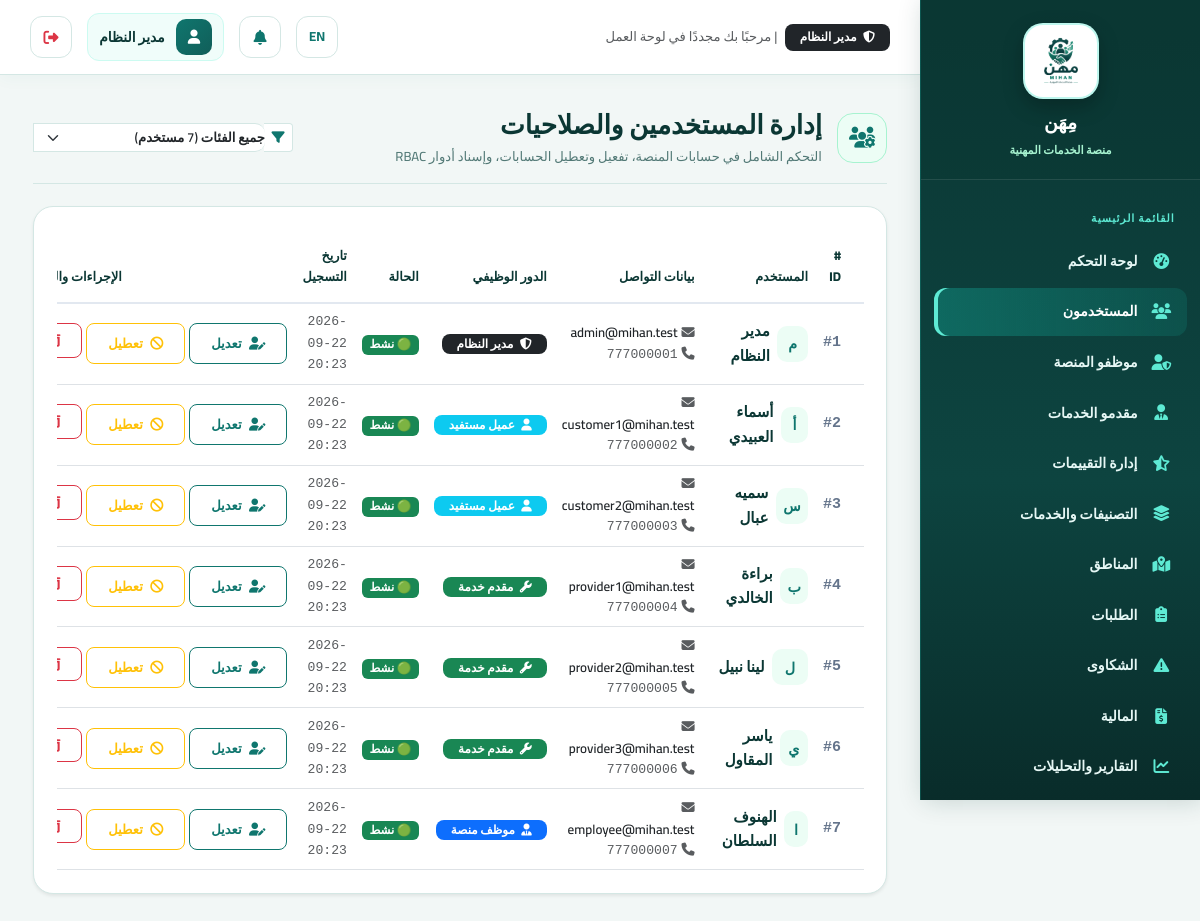
Page /admin/users (signed in) on the committed database.
### tables this page shows
CREATE TABLE `system_settings` (
  `id` int(11) NOT NULL,
  `key` varchar(100) NOT NULL,
  `value` text DEFAULT NULL,
  `updated_at` datetime DEFAULT current_timestamp() ON UPDATE current_timestamp()
);

CREATE TABLE `users` (
  `id` int(11) NOT NULL,
  `name` varchar(150) NOT NULL,
  `email` varchar(150) NOT NULL,
  `phone` varchar(20) DEFAULT NULL,
  `password_hash` varchar(255) NOT NULL,
  `role` enum('customer','provider','employee','admin') NOT NULL DEFAULT 'customer',
  `profile_photo` varchar(255) DEFAULT NULL,
  `is_active` tinyint(1) NOT NULL DEFAULT 1,
  `is_verified_email` tinyint(1) NOT NULL DEFAULT 0,
  `created_at` datetime DEFAULT current_timestamp(),
  `updated_at` datetime DEFAULT current_timestamp() ON UPDATE current_timestamp()
);

### app/views/admin/users.php (the view, shortened to what the rows shown need)
<div class="d-flex flex-wrap justify-content-between align-items-center gap-3 mb-4 pb-3 border-bottom" style="border-color: #d4e7e4 !important;">
  <div class="d-flex align-items-center gap-3">
    <div style="width: 50px; height: 50px; border-radius: 16px; background: #ecfdf5; color: #0f766e; display: flex; align-items: center; justify-content: center; font-size: 1.4rem; border: 1.5px solid #a7f3d0;">
      <i class="fa-solid fa-users-gear"></i>
    </div>
    <div>
      <h3 class="fw-bold mb-1" style="color: #0b3734;">إدارة المستخدمين والصلاحيات</h3>
      <p class="mb-0 small" style="color: #527976;">التحكم الشامل في حسابات المنصة، تفعيل وتعطيل الحسابات، وإسناد أدوار RBAC</p>
    </div>
  </div>
  <form method="GET" class="d-flex align-items-center gap-2">
    <div class="input-group input-group-sm" style="min-width: 260px;">
      <span class="input-group-text bg-white border-end-0" style="border-color: #d4e7e4; color: #0f766e;"><i class="fa-solid fa-filter"></i></span>
      <select name="role" class="form-select border-start-0 ps-0" style="border-color: #d4e7e4; border-radius: 0 10px 10px 0; font-weight: 600;" onchange="this.form.submit()">
        <option value="">جميع الفئات (<?= count($users) ?> مستخدم)</option>
      </select>
    </div>
  </form>
</div>
<div class="card border-0 shadow-sm overflow-hidden" style="border-radius: 20px; border: 1px solid #d4e7e4 !important; background: #ffffff;">
  <div class="table-responsive">
    <table class="table table-hover align-middle mb-0">
      <thead style="background: #f8fafc; border-bottom: 2px solid #e2e8f0;">
        <tr>
          <th class="ps-4 py-3" style="color: #0b3734; font-weight: 800; font-size: 0.85rem;"># ID</th>
          <th class="py-3" style="color: #0b3734; font-weight: 800; font-size: 0.85rem;">المستخدم</th>
          <th class="py-3" style="color: #0b3734; font-weight: 800; font-size: 0.85rem;">بيانات التواصل</th>
          <th class="py-3" style="color: #0b3734; font-weight: 800; font-size: 0.85rem;">الدور الوظيفي</th>
          <th class="py-3" style="color: #0b3734; font-weight: 800; font-size: 0.85rem;">الحالة</th>
          <th class="py-3" style="color: #0b3734; font-weight: 800; font-size: 0.85rem;">تاريخ التسجيل</th>
          <th class="text-end pe-4 py-3" style="color: #0b3734; font-weight: 800; font-size: 0.85rem;">الإجراءات والتحكم</th>
        </tr>
      </thead>
      <tbody>
      <?php
      $roleBadges = [
        'admin' => ['bg-dark text-white', 'مدير النظام', 'fa-shield-halved'],
        'employee' => ['bg-primary text-white', 'موظف منصة', 'fa-user-tie'],
        'provider' => ['bg-success text-white', 'مقدم خدمة', 'fa-wrench'],
        'customer' => ['bg-info text-white', 'عميل مستفيد', 'fa-user'],
      ];
      foreach ($users as $u):
        $badge = $roleBadges[$u['role']] ?? ['bg-secondary text-white', $u['role'], 'fa-user'];
        $isActive = (int)$u['is_active'] === 1;
      ?>
        <tr style="transition: background 0.2s;">
          <td class="ps-4 font-monospace fw-bold" style="color: #64748b;">#<?= (int)$u['id'] ?></td>
          <td>
            <div class="d-flex align-items-center gap-2">
              <div style="width: 36px; height: 36px; border-radius: 10px; background: #ecfdf5; color: #0f766e; display: flex; align-items: center; justify-content: center; font-size: 0.95rem; font-weight: bold;">
                <?= mb_substr($u['name'], 0, 1) ?>
              </div>
              <div class="fw-bold fs-6" style="color: #0b3734;"><?= e($u['name']) ?></div>
            </div>
          </td>
          <td>
            <div class="small fw-semibold text-dark"><i class="fa-solid fa-envelope text-muted me-1"></i><?= e($u['email']) ?></div>
            <div class="small text-muted font-monospace"><i class="fa-solid fa-phone text-muted me-1"></i><?= e($u['phone'] ?: '—') ?></div>
          </td>
          <td>
            <span class="badge <?= $badge[0] ?> px-3 py-1" style="border-radius: 8px; font-size: 0.8rem; font-weight: 700;">
              <i class="fa-solid <?= $badge[2] ?> me-1"></i> <?= $badge[1] ?>
            </span>
          </td>
          <td>
            <span class="badge <?= $isActive ? 'bg-success' : 'bg-danger' ?> px-2 py-1" style="border-radius: 6px; font-size: 0.78rem;">
              <?= $isActive ? '🟢 نشط' : '🔴 معطل' ?>
            </span>
          </td>
          <td class="small text-muted font-monospace"><?= formatDate($u['created_at']) ?></td>
          <td class="text-end pe-4">
            <div class="d-inline-flex gap-1">
              <a href="<?= url('/admin/users/' . $u['id'] . '/edit') ?>" class="btn btn-sm btn-outline-primary fw-bold" style="border-radius: 8px;" title="تعديل وتخصيص الصلاحيات">
                <i class="fa-solid fa-user-pen"></i> تعديل
              </a>
              <form method="POST" action="<?= url('/admin/users/' . $u['id'] . '/toggle') ?>" class="d-inline">
                <button type="submit" class="btn btn-sm <?= $isActive ? 'btn-outline-warning' : 'btn-outline-success' ?> fw-bold" style="border-radius: 8px;" title="<?= $isActive ? 'تعطيل الحساب' : 'تفعيل الحساب' ?>">
                  <?= $isActive ? '<i class="fa-solid fa-ban"></i> تعطيل' : '<i class="fa-solid fa-check"></i> تفعيل' ?>
                </button>
              </form>
              <form method="POST" action="<?= url('/admin/users/' . $u['id'] . '/delete') ?>" class="d-inline" onsubmit="return confirm('هل أنت متأكد من حذف هذا المستخدم نهائيًا؟');">
                <button type="submit" class="btn btn-sm btn-outline-danger" style="border-radius: 8px;" title="حذف نهائي">
                  <i class="fa-solid fa-trash-can"></i>
                </button>
              </form>
            </div>
          </td>
        </tr>
      <?php endforeach; ?>
      </tbody>
    </table>
  </div>
</div>

### app/core/Router.php (shortened to what the rows shown need)
<?php
class Router
{
    private array $routes = [];
    private function add(string $method, string $path, string $handler): void
    {
        $this->routes[] = compact('method', 'path', 'handler');
    }
    public function dispatch(string $method, string $uri): void
    {
        $uri = strtok($uri, '?');
        $base = BASE_PATH;
        if ($base !== '' && strpos($uri, $base) === 0) {
            $uri = substr($uri, strlen($base));
        }
        $uri = rtrim($uri, '/');
        foreach ($this->routes as $route) {
            if ($route['method'] !== $method) continue;
            $pattern = preg_replace('#\{[a-zA-Z_]+\}#', '([^/]+)', $route['path']);
            $pattern = '#^' . $pattern . '$#u';
            if (preg_match($pattern, $uri, $matches)) {
                array_shift($matches);
                [$controllerName, $methodName] = explode('@', $route['handler']);
                $controller = new $controllerName();
                call_user_func_array([$controller, $methodName], $matches);
                return;
            }
        }
    }
}

### app/views/partials/sidebar.php (shortened to what the rows shown need)
<?php
$role=Auth::role(); $current=parse_url($_SERVER['REQUEST_URI']??'',PHP_URL_PATH) ?: '/';
$links=[];
if($role==='customer') $links=[['fa-gauge-high',__('dashboard'),'/customer/dashboard'],['fa-list-check',__('my_requests'),'/customer/requests'],['fa-file-invoice-dollar','المالية والفواتير','/customer/finance'],['fa-plus-circle',__('new_request'),'/customer/requests/create'],['fa-comment-dots',__('smart_assistant'),'/customer/ai/assistant'],['fa-user-gear',__('search'),'/providers'],['fa-triangle-exclamation',__('complaints'),'/customer/complaints'],['fa-user',__('profile'),'/customer/profile']];
elseif($role==='provider') $links=[['fa-gauge-high',__('dashboard'),'/provider/dashboard'],['fa-inbox',__('incoming_requests'),'/provider/requests'],['fa-wallet','المالية والمدفوعات','/provider/finance'],['fa-star',__('reviews'),'/provider/reviews'],['fa-id-card',__('professional_profile'),'/provider/profile']];
elseif($role==='admin') $links=[['fa-gauge-high',__('dashboard'),'/admin/dashboard'],['fa-users',__('users'),'/admin/users'],['fa-user-shield','موظفو المنصة','/admin/employees'],['fa-user-tie',__('providers'),'/admin/providers'],['fa-star-half-stroke',__('review_management'),'/admin/reviews'],['fa-layer-group',__('categories_services'),'/admin/categories'],['fa-map-location-dot',__('locations'),'/admin/locations'],['fa-clipboard-list',__('requests'),'/admin/requests'],['fa-triangle-exclamation',__('complaints'),'/admin/complaints'],['fa-file-invoice-dollar',__('finance'),'/admin/finance'],['fa-chart-line',__('reports_analytics'),'/admin/reports'],['fa-bell',__('notifications'),'/admin/notifications'],['fa-brain',__('ai'),'/admin/ai'],['fa-chalkboard-teacher','ماهر AI','/admin/mahir'],['fa-gear',__('settings'),'/admin/settings']];
?>
<aside class="dash-sidebar">
 <div class="sidebar-brand"><a href="<?= url('/') ?>" class="sidebar-brand-link"><img class="sidebar-logo" src="<?= asset('images/logo-mihan-original.png') ?>" alt="<?= e(__('app_name')) ?>"><span class="sidebar-brand-text"><?= e(setting('site_name', __('app_name'))) ?><small><?= __('professional_services_platform') ?></small></span></a></div>
 <ul class="sidebar-nav"><li class="sidebar-section"><?= __('main_menu') ?></li>
 <?php foreach($links as $link): $active=str_starts_with($current,rtrim(BASE_PATH.$link[2],'/')); ?><li><a class="<?= $active?'active':'' ?>" href="<?= url($link[2]) ?>"><i class="fa-solid <?= $link[0] ?>"></i><span><?= e($link[1]) ?></span></a></li><?php endforeach; ?>
 </ul>
</aside>

### app/views/partials/topbar.php (shortened to what the rows shown need)
<?php
$userRole = Auth::role();
$roleBadge = [
    'admin' => ['label' => 'مدير النظام', 'color' => 'bg-dark text-white'],
    'employee' => ['label' => 'موظف المنصة', 'color' => 'bg-primary text-white'],
    'provider' => ['label' => 'مقدم خدمة', 'color' => 'bg-info text-dark'],
    'customer' => ['label' => 'عميل مستفيد', 'color' => 'bg-success text-white'],
][$userRole] ?? ['label' => $userRole, 'color' => 'bg-secondary text-white'];
?>
<header class="dash-topbar">
  <div class="d-none d-md-flex align-items-center gap-2">
    <span class="badge <?= $roleBadge['color'] ?> px-3 py-2 fw-bold" style="font-size: 0.8rem; border-radius: 8px;">
      <i class="fa-solid fa-shield-halved me-1"></i> <?= $roleBadge['label'] ?>
    </span>
    <span class="text-muted small">| مرحبًا بك مجددًا في لوحة العمل</span>
  </div>
  <div class="ms-auto d-flex align-items-center gap-2 gap-md-3">
    <a href="<?= e(langUrl(currentLang() === 'ar' ? 'en' : 'ar')) ?>" class="icon-btn" title="تبديل اللغة">
      <span class="fw-bold small"><?= currentLang() === 'ar' ? 'EN' : 'ع' ?></span>
    </a>
    <a href="<?= url(Auth::role() . '/notifications') ?>" class="icon-btn position-relative" title="الإشعارات والتنبيهات">
      <i class="fa-solid fa-bell"></i>
    </a>
    <div class="dash-user">
      <span class="dash-user-avatar">
        <i class="fa-solid fa-user"></i>
      </span>
      <span class="dash-user-name fw-bold"><?= e(Auth::name()) ?></span>
    </div>
    <form method="POST" action="<?= url('/logout') ?>" class="d-inline">
      <button type="submit" class="icon-btn text-danger" title="<?= e(__('logout')) ?>">
        <i class="fa-solid fa-right-from-bracket"></i>
      </button>
    </form>
  </div>
</header>

### rows in the picture
system_settings: value "مِهَن"
users: role "مدير النظام", name "مدير النظام", id "1", name "م", email "admin@mihan.test", phone "777000001", is_active "🟢 نشط", created_at "2026-09-22 20:23"
users: id "2", name "أ", name "أسماء العبيدي", email "customer1@mihan.test", phone "777000002", role "عميل مستفيد", is_active "🟢 نشط", created_at "2026-09-22 20:23"
users: id "3", name "س", name "سميه عبال", email "customer2@mihan.test", phone "777000003", role "عميل مستفيد", is_active "🟢 نشط", created_at "2026-09-22 20:23"
users: id "4", name "ب", name "براءة الخالدي", email "provider1@mihan.test", phone "777000004", role "مقدم خدمة", is_active "🟢 نشط", created_at "2026-09-22 20:23"
users: id "5", name "ل", name "لينا نبيل", email "provider2@mihan.test", phone "777000005", role "مقدم خدمة", is_active "🟢 نشط", created_at "2026-09-22 20:23"
users: id "6", name "ي", name "ياسر المقاول", email "provider3@mihan.test", phone "777000006", role "مقدم خدمة", is_active "🟢 نشط", created_at "2026-09-22 20:23"
users: id "7", name "ا", name "الهنوف السلطان", email "employee@mihan.test", phone "777000007", role "موظف منصة", is_active "🟢 نشط", created_at "2026-09-22 20:23"

### other values in the picture
$link[1] "لوحة التحكم"
$link[1] "المستخدمون"
$link[1] "موظفو المنصة"
$link[1] "مقدمو الخدمات"
$link[1] "إدارة التقييمات"
$link[1] "التصنيفات والخدمات"
$link[1] "المناطق"
$link[1] "الطلبات"
$link[1] "الشكاوى"
$link[1] "المالية"
$link[1] "التقارير والتحليلات"
